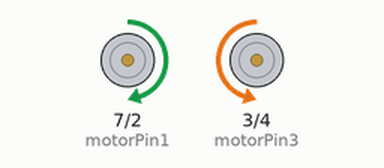
The sketch below on a simulated Arduino Uno, built with avr-gcc and run on an emulated ATmega328P. Parts: motor-driver pin pairs drawn as motors (green arrow = first pin HIGH = forward, orange = second pin HIGH = backward, longer = more drive, scaled by the enable pin). What the sketch prints to the serial monitor is not drawn.

Above: at 0.5 s.
Timing chart, 0 to 4.6 s (numbered marks = the images above):
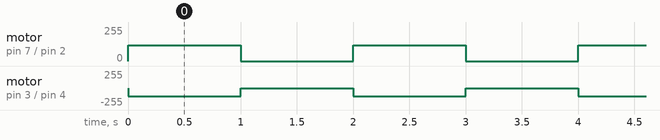

The sketch:

motor_advanced.ino
```cpp
// The functions used to test the motors
void drive(int leftSpeed, int rightSpeed);
void checkRange(int *val);
void setMotorStates(int leftVal, int rightVal);

// The pins for the DC Motors
// Pins controlling the speed of the motor via PWM
int enA = 5;
int enB = 6;

// Pins controlling the direction the motors are going
// Left motor (speed controlled by enA)
int motorPin1 = 7;
int motorPin2 = 2;
// Right motor (speed conotrlled by enB)
int motorPin3 = 3;
int motorPin4 = 4;

void setup() {
  // Output debug information/distances
  Serial.begin(9600);

  // Set the pins to output our signals
  pinMode(enA, OUTPUT);
  pinMode(enB, OUTPUT);
  pinMode(motorPin1, OUTPUT);
  pinMode(motorPin2, OUTPUT);
  pinMode(motorPin3, OUTPUT);
  pinMode(motorPin4, OUTPUT);
}

void loop() {
  drive(120, 120);
  delay(1000);
  drive(0, 0);
  delay(1000);
}

/// Sends an analog signal to the motors
/// \param leftSpeed The value to set the motor to. range: [-255,255]
/// \param rightSpeed The value to set the motors to. range: [-255,255]
void drive(int leftSpeed, int rightSpeed) {
  // Make sure the values are in range.
  checkRange(&leftSpeed);
  checkRange(&rightSpeed);

  analogWrite(enA, abs(leftSpeed));
  analogWrite(enB, abs(rightSpeed));

  setMotorStates(leftSpeed, rightSpeed);
}

/// Sets the motor states to go forward, backward, or stop
/// \param leftVal The left value you're sending to the motors
/// \param rightVal The right value you're sending to the motors
void setMotorStates(int leftVal, int rightVal) {
  // create an array of values
  // reverse one value so that both are going in the same direction
  int vals[2] = { -leftVal, rightVal };
  int motors[4] = { motorPin1, motorPin2, motorPin3, motorPin4 };

  Serial.println(String(leftVal) + "," + String(rightVal));
  for (int i = 0; i < 2; i++) {
    // Set the motors to stop
    if (vals[i] == 0) {
      digitalWrite(motors[2 * i], LOW);
      digitalWrite(motors[(2 * i) + 1], LOW);
      Serial.println("stopped");
    }
    // Set the motors to go backwards
    else if (vals[i] < 0) {
      digitalWrite(motors[2 * i], HIGH);
      digitalWrite(motors[(2 * i) + 1], LOW);
      Serial.println("reversed");
    }
    // Set motors to go forward
    else if (vals[i] > 0) {
      digitalWrite(motors[2 * i], LOW);
      digitalWrite(motors[(2 * i) + 1], HIGH);
      Serial.println("forward");
    }
  }
}

/// Makes sure the input is within the required range
/// \param val The input to check
void checkRange(int *val) {
  if (*val < -255)
    *val = -255;
  else if (*val > 255)
    *val = 255;
}
```

Measured:
- by itself, motor on pin 7 (motorPin1) / pin 2 (motorPin2): alternates forward 120/255 for 1.0 s and stopped for 1.0 s
- by itself, motor on pin 3 (motorPin3) / pin 4 (motorPin4): alternates backward 120/255 for 1.0 s and stopped for 1.0 s
